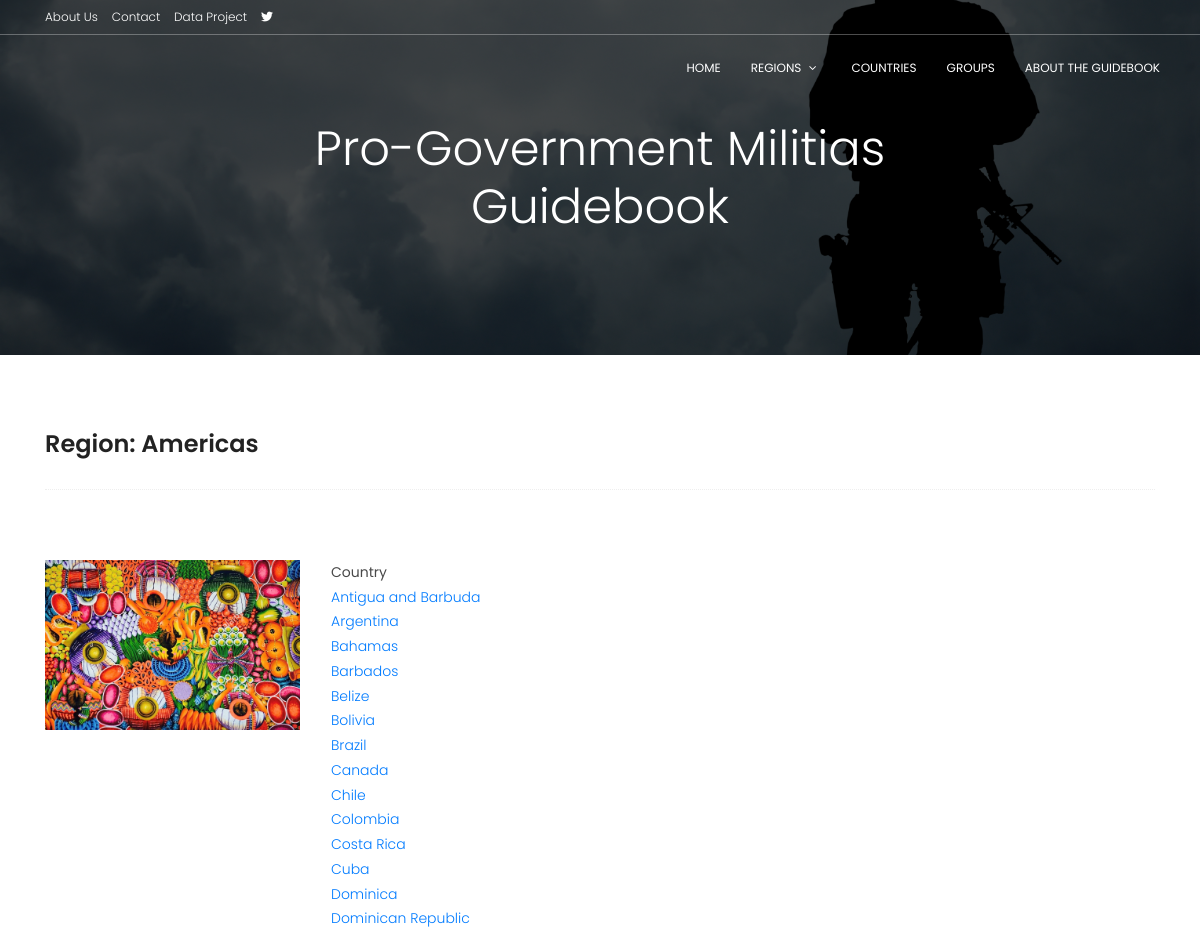
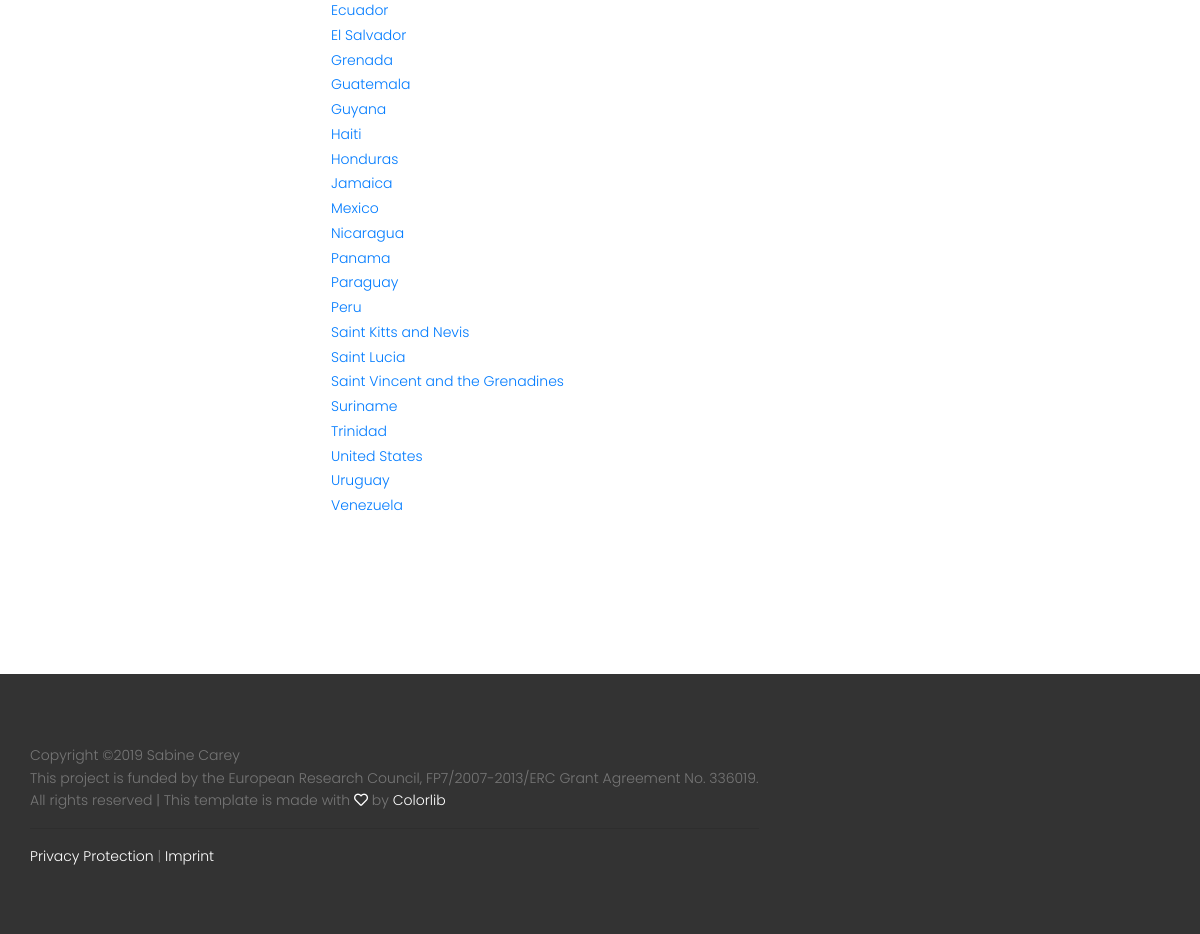
/regions/americas/, run on the app's committed database (2 pictures, top to bottom).
### dataentry/models.py (models this page shows, shortened)
class Country(models.Model):
    LEVEL1REGION = (('Asia', 'Asia'),('Africa','Africa'),('Americas','Americas'),('Oceania', 'Oceania'),('Europe', 'Europe'))
    LEVEL2REGION = (('Eastern Africa','Eastern Africa'),('Middle Africa','Middle Africa'),('Northern Africa','Northern Africa'),('Southern Africa','Southern Africa'),('Western Africa','Western Africa'),('Caribbean', 'Caribbean'),('Central America','Central America'),('South America','South America'),('Northern America','Northern America'),('Central Asia','Central Asia'),('Eastern Asia','Eastern Asia'),('Southern Asia','Southern Asia'),('South-Eastern Asia','South-Eastern Asia'),('Western Asia','Western Asia'),('Eastern Europe','Eastern Europe'),('Northern Europe','Northern Europe'),('Southern Europe','Southern Europe'),('Western Europe','Western Europe'),('Australia and New Zealand', 'Australia and New Zealand'),('Melanesia','Melanesia'),('Micronesia','Micronesia'),('Polynesia','Polynesia'))
    name = models.CharField("Name", max_length=200)
    abbreviation = models.CharField("Abbreviation", max_length=3)
    code = models.IntegerField("Code")
    level1region = models.CharField("Level 1 Region", choices=LEVEL1REGION, max_length=30, default='Africa')
    level2region = models.CharField("Level 2 Region", choices=LEVEL2REGION, max_length=30, default='Eastern Africa')
    isoalpha2 = models.CharField("Abbrev. (2 letter)", max_length=2, blank=True)
    class Meta:
            verbose_name = 'country'
            verbose_name_plural = 'countries'

### dataentry/views.py (the view)
# urls.py: path('regions/americas/', views.region_americas, name="region_americas"),
def region_americas(request):
    countries = Country.objects.filter(level1region="Americas").order_by("name")
    ctg = {}
    for c in countries:
        ctg[c] = set()
    ctglist = []
    for c in countries:
        ctglist.append([c, ctg[c]])
    return render(request, 'dataentry/region_americas.html', {'ctglist': ctglist})

### dataentry/templates/dataentry/region_americas.html (shortened to what this page needs)
{% extends "dataentry/home.html" %}
{% load static %}
{% block main_heading %}Region: Americas{% endblock %}
{% block content %}
<div class="section-top-border">
    <div class="row">
      <div class="col-md-3">
          <img src="{% static 'dataentry/americas.jpg' %}" alt="" title="" width="100%" />
      </div>
      <div class="col-md-9 mt-sm-20">
          <table>
              <tr><td><b>Country</b></td></tr>
              {% for item in ctglist %}
              <tr>
                <td><a href="/country/{{ item.0.id }}">{{ item.0.name }}</a></td>
              {% endfor %}
            </table>
      </div>
    </div>
</div>
{% endblock %}

### dataentry/templates/dataentry/home.html (shortened to what this page needs)
	<!DOCTYPE html>
	<html lang="zxx" class="no-js">
	<head>
		{% load static %}
		<link rel="stylesheet" href="https://use.fontawesome.com/releases/v5.6.3/css/all.css">
			<link rel="stylesheet" href="{% static 'dataentry/linearicons.css' %}">
			<link rel="stylesheet" href="{% static 'dataentry/owl.carousel.css' %}">
			<link rel="stylesheet" href="{% static 'dataentry/font-awesome.min.css' %}">
			<link rel="stylesheet" href="{% static 'dataentry/nice-select.css' %}">
			<link rel="stylesheet" href="{% static 'dataentry/magnific-popup.css' %}">
			<link rel="stylesheet" href="{% static 'dataentry/bootstrap.css' %}">
			<link rel="stylesheet" href="{% static 'dataentry/styling.css' %}">
		</head>
		<body>
			  <header id="header" id="home">
			  	<div class="container header-top">
			  		<div class="row">
				  		<div class="col-6 top-head-left">
				  			<ul>
				  				<li><a href="/about-us/">About Us</a></li>
								<li><a href="http://www.sabinecarey.com/team/" target="_blank">Contact</a></li>
								<li><a href="https://militiasdb.sowi.uni-mannheim.de/militias-public" target="_blank">Data Project</a></li>
								<li><a href="https://twitter.com/Sabine_Carey" target="_blank"><i class="fab fa-twitter"></i></a></li>
				  			</ul>
				  		</div>
			  		</div>
			  	</div>
			  	<hr>
			    <div class="container">
			    	<div class="row align-items-center justify-content-between d-flex">
				      <nav id="nav-menu-container">
				        <ul class="nav-menu">
						  	<li><a href="/">Home</a></li>
						  	<li class="menu-has-children"><a href="/regions/">Regions</a>
							</li>
							<li><a href="/country/">Countries</a></li>
							<li><a href="/pgag/">Groups</a></li>
							<li><a href="/more-info/">About the Guidebook</a></li>
				        </ul>
				      </nav>
			    	</div>
			    </div>
			  </header>
			<section class="banner-area relative" id="home">
				<div class="overlay overlay-bg"></div>
				<div class="container">
						<div class="row d-flex align-items-center justify-content-center">
								<div class="about-content col-lg-12">
								  <h1 class="text-white">
										Pro-Government Militias <br> Guidebook
								  </h1>
								</div>
						</div>
				</div>
			</section>
			<section class="sample-text-area">
				<div class="container" >
					<h3 class="text-heading">{% block main_heading %}Main Heading{% endblock %}</h3>
					<p class="sample-text">
						{% block content %}{% endblock %}
					</p>
				</div>
			</section>
			<footer class="footer-area section-gap">
				<div class="container">
					<div class="row">
							<div class="single-footer-widget">
										<p class="footer-text">
											Copyright &copy;<script>document.write(new Date().getFullYear());</script>
											Sabine Carey </br>
											This project is funded by the European Research Council, FP7/2007-2013/ERC Grant Agreement No. 336019.</br>
											All rights reserved | This template is made with <i class="far fa-heart" >
											</i> by <a href="https://colorlib.com" target="_blank">
												Colorlib</a>
											<hr>
											<a href="/privacy/" style="color: #ffffff">Privacy Protection</a> | <a href="/imprint/" style="color: #ffffff">Imprint</a><br>
										</p>
						</div>
							</div>
						</div>
			</footer>
		</body>
	</html>

### dataentry/static/dataentry/styling.css (style rules this page uses)
body { color: #777777; font-family: "Poppins", sans-serif; font-size: 14px; font-weight: 300; line-height: 1.625em; position: relative; }
ol, ul { margin: 0; padding: 0; list-style: none; }
a { -webkit-transition: all 0.3s ease 0s; -moz-transition: all 0.3s ease 0s; -o-transition: all 0.3s ease 0s; transition: all 0.3s ease 0s; }
a, a:focus, a:hover { text-decoration: none; outline: 0; }
h1, h2, h3, h4, h5, h6 { font-family: "Poppins", sans-serif; color: #222222; line-height: 1.2em !important; margin-bottom: 0; margin-top: 0; font-weight: 600; }
h1, .h1 { font-size: 36px; }
h3, .h3 { font-size: 24px; }
td, th { border-radius: 0px; }
.text-white { color: #fff; }
.relative { position: relative; }
.overlay { position: absolute; left: 0; right: 0; top: 0; bottom: 0; }
.sample-text-area { background: #fff; padding: 75px 0 70px 0; }
.text-heading { margin-bottom: 30px; font-size: 24px; }
b, sup, sub, u, del { color: #494949; }
h1 { font-size: 36px; }
h3 { font-size: 24px; }
h1, h2, h3, h4, h5, h6 { line-height: 1.5em; }
#header { padding: 0px 0px 14px 0; position: fixed; left: 0; top: 0; right: 0; transition: all 0.5s; z-index: 997; }
#header hr { border-color: rgba(255, 255, 255, 0.3); margin-top: 5px; }
.header-top { height: 24px; margin-top: 5px; }
.header-top a { color: #fff; font-size: 12px; }
.top-head-left ul li { display: inline-block; margin-right: 10px; }
.nav-menu, .nav-menu * { margin: 0; padding: 0; list-style: none; }
.nav-menu li { position: relative; white-space: nowrap; }
.nav-menu > li { float: left; }
.sf-arrows .sf-with-ul { padding-right: 30px; }
.sf-arrows .sf-with-ul:after { content: "\f107"; position: absolute; right: 15px; font-family: FontAwesome; font-style: normal; font-weight: normal; }
#nav-menu-container { margin: 0; }
.nav-menu a { padding: 6px 10px; text-decoration: none; display: inline-block; color: #fff; font-weight: 400; font-size: 12px; text-transform: uppercase; outline: none; }
.nav-menu > li { margin-left: 10px; }
#mobile-nav { position: fixed; top: 0; padding-top: 18px; bottom: 0; z-index: 998; background: rgba(0, 0, 0, 0.8); left: -260px; width: 260px; overflow-y: auto; transition: 0.4s; }
#mobile-nav ul { padding: 0; margin: 0; list-style: none; }
#mobile-nav ul li { position: relative; }
#mobile-nav ul li a { color: #fff; font-size: 13px; text-transform: uppercase; overflow: hidden; padding: 10px 22px 10px 15px; position: relative; text-decoration: none; width: 100%; display: block; outline: none; font-weight: 700; }
.section-gap { padding: 120px 0; }
.banner-area { background: url(militia-header.jpg) center; background-size: cover; }
.banner-area .overlay-bg { background-color: rgba(0, 0, 0, 0.7); }
.footer-area { padding-top: 50px; background-color: #333333; padding-bottom: 50px; }
.footer-text { padding-top: 20px; }
.footer-text a, .footer-text i { color: #ffffff; }
.section-top-border { padding: 70px 0; border-top: 1px dotted #eee; }
.about-content { padding: 120px 0px; text-align: center; }
.about-content h1 { font-size: 48px; font-weight: 300; }

### data on the page
Country: name "Antigua and Barbuda"
Country: name "Argentina"
Country: name "Bahamas"
Country: name "Barbados"
Country: name "Belize"
Country: name "Bolivia"
Country: name "Brazil"
Country: name "Canada"
Country: name "Chile"
Country: name "Colombia"
Country: name "Costa Rica"
Country: name "Cuba"
Country: name "Dominica"
Country: name "Dominican Republic"
Country: name "Ecuador"
Country: name "El Salvador"
Country: name "Grenada"
Country: name "Guatemala"
Country: name "Guyana"
Country: name "Haiti"
Country: name "Honduras"
Country: name "Jamaica"
Country: name "Mexico"
Country: name "Nicaragua"
Country: name "Panama"
Country: name "Paraguay"
Country: name "Peru"
Country: name "Saint Kitts and Nevis"
Country: name "Saint Lucia"
Country: name "Saint Vincent and the Grenadines"
Country: name "Suriname"
Country: name "Trinidad"
Country: name "United States"
Country: name "Uruguay"
Country: name "Venezuela"
